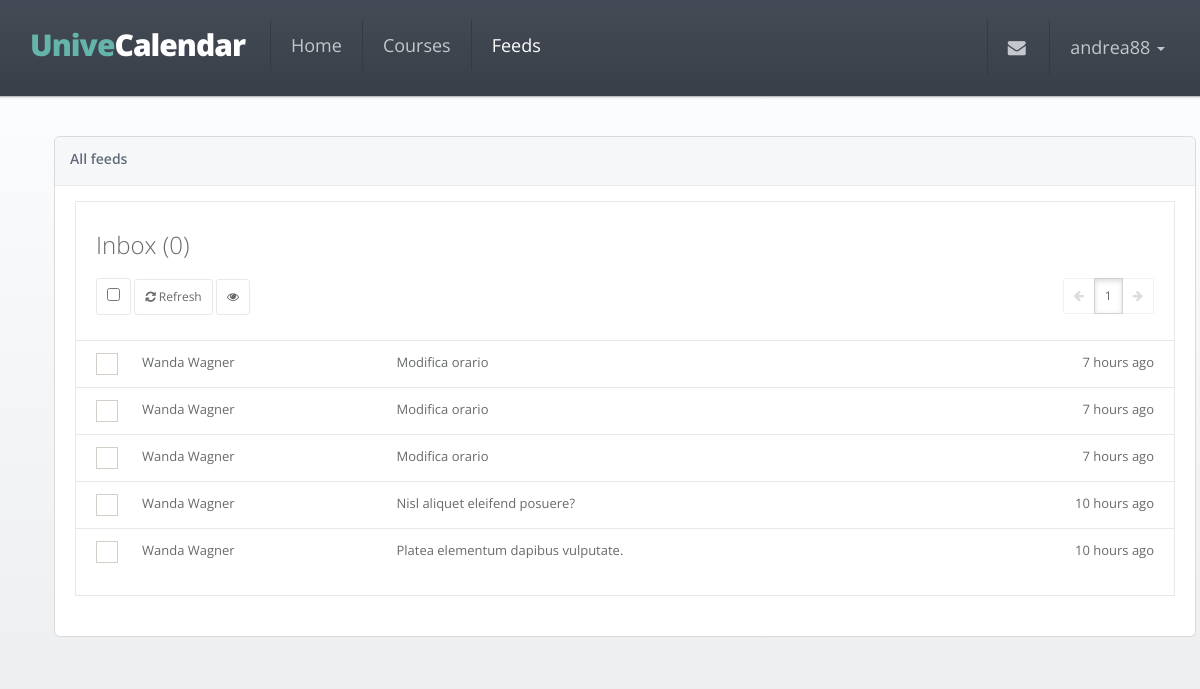
The app's page /feeds (signed in) with its own data.
### app/models.py (models this page shows, shortened)
class User(UserMixin, db.Model):
    __tablename__ = 'users'
    id = db.Column(db.Integer, primary_key=True)
    email = db.Column(db.String(64), unique=True)
    username = db.Column(db.String(64), unique=True)
    password_hash = db.Column(db.String(128))
    confirmed = db.Column(db.Boolean, default=False)
    member_since = db.Column(db.DateTime(), default=datetime.utcnow)
    last_seen = db.Column(db.DateTime(), default=datetime.utcnow)
    avatar_hash = db.Column(db.String(32))
    telegram_chat_id = db.Column(db.String(64))
    courses = db.relationship('Course',
                              backref='user_id',
                              secondary=follows,
                              lazy='dynamic')
    feeds = db.relationship('Feed',
                            backref='user_id',
                            secondary=reads,
                            lazy='dynamic')
    @property
    def password(self):
        raise AttributeError('Not readable')
    def has_read(self, feed):
        return self.feeds.filter_by(id=feed.id).first() is not None
    def ping(self):
        self.last_seen = datetime.utcnow()
        db.session.add(self)

class Feed(db.Model):
    __tablename__ = 'feeds'
    id = db.Column(db.Integer, primary_key=True)
    title = db.Column(db.String(64))
    body = db.Column(db.Text)
    timestamp = db.Column(db.DateTime, index=True, default=datetime.utcnow)
    professor_id = db.Column(db.Integer, db.ForeignKey('professors.id'))
    users = db.relationship('User',
                            secondary=reads,
                            backref=db.backref('feed_id', lazy='dynamic'),
                            lazy='dynamic')
    @property
    def author(self):
        return self.professor.first_name + ' ' + self.professor.last_name
    @property
    def gravatar(self):
        return self.professor.gravatar()

class Professor(db.Model):
    __tablename__ = 'professors'
    id = db.Column(db.Integer, primary_key=True)
    first_name = db.Column(db.String(64))
    last_name = db.Column(db.String(64))
    email = db.Column(db.String(64), unique=True)
    avatar_hash = db.Column(db.String(32))
    courses = db.relationship('Course',
                              backref='professor',
                              lazy='joined')
    feeds = db.relationship('Feed',
                            backref='professor',
                            lazy='dynamic')
    def gravatar(self, size=100, default='identicon', rating='g'):
        if request.is_secure:
            url = 'https://secure.gravatar.com/avatar'
        else:
            url = 'http://www.gravatar.com/avatar'
        hash = self.avatar_hash or hashlib.md5(
            self.email.encode('utf-8')).hexdigest()
        return '{url}/{hash}?s={size}&d={default}&r={rating}'.format(
            url=url, hash=hash, size=size, default=default, rating=rating)

### app/main/views.py (the view)
@main.route('/feeds')
@login_required
def feeds():
    page = request.args.get('page', 1, type=int)
    query = user_feeds_query()
    if not query:
        return render_template('feeds.html')
    pagination = query.order_by(Feed.timestamp.desc()).paginate(
        page, per_page=current_app.config['FEEDS_PER_PAGE'],
        error_out=False)
    feeds = pagination.items
    return render_template('feeds.html', feeds=feeds, pagination=pagination)

### app/auth/views.py (called while the page is built)
@auth.before_app_request
def before_request():
    if current_user.is_authenticated:
        current_user.ping()
        if not current_user.confirmed \
                and request.endpoint[:5] != 'auth.' \
                and request.endpoint != 'static':
            return redirect(url_for('auth.unconfirmed'))

### app/main/views.py (called while the page is built)
@babel.localeselector
def get_locale():
    return request.accept_languages.best_match(
        current_app.config['LANGUAGES'].keys())

@main.after_app_request
def after_request(response):
    for query in get_debug_queries():
        if query.duration >= current_app.config['SLOW_DB_QUERY_TIME']:
            current_app.logger.warning(
                'Slow query: %s\nParameters: %s\nDuration: %fs\nContext: %s\n'
                % (query.statement, query.parameters, query.duration,
                   query.context))
    return response

@main.before_request
@login_required
def before_request():
    g.unread = count_unread_feeds()
    g.latest = get_latest_feeds(3)
    g.locale = get_locale()

def user_feeds_query():
    if not current_user.courses.count():
        return
    professor_ids = set([c.professor_id for c in current_user.courses])
    return Feed.query.filter(Feed.professor_id.in_(professor_ids))

def get_latest_feeds(n=5):
    query = user_feeds_query()
    if query is not None:
        return query.order_by(Feed.timestamp.desc()).limit(n).all()

def count_unread_feeds():
    query = user_feeds_query()
    if query is not None:
        return query.filter(~Feed.users.contains(current_user)).count()

### app/models.py (called while the page is built)
@login_manager.user_loader
def load_user(user_id):
    return User.query.get(int(user_id))

### app/templates/feeds.html (shortened to what this page needs)
{% extends 'base.html' %}
{% set active_page='feeds' %}
{% block styles %}
    {{ super() }}
    <link href="{{ url_for('static', filename='css/plugins/iCheck/custom.css') }}" rel="stylesheet">
{% endblock %}
{% block content %}
    <div class="row">
        <div class="col-lg-12 animated fadeInRight">
            <div class="ibox float-e-margins">
                <div class="ibox-title">
                    <h5>{{ gettext('All feeds') }} </h5>
                </div>
                <div class="ibox-content">
                    <div class="mail-box-header">
                        <h2>
                            {{ gettext('Inbox') }} {% if g.unread > 0 %}({{ g.unread }}) {% else %} (0) {% endif %}
                        </h2>
                        <div class="mail-tools tooltip-demo m-t-md">
                            {% if feeds %}
                                <button class="btn btn-white btn-sm" data-toggle="tooltip" data-placement="top" title="{{ gettext('Select/deselect all') }}">
                                    <input type="checkbox" id="checkAll" onchange="selectAll()"/>
                                </button>
                                <a href="{{ url_for('main.feeds') }}" class="btn btn-white btn-sm" data-toggle="tooltip" data-placement="top" title="{{ gettext('Check feeds') }}">
                                    <i class="fa fa-refresh"></i> {{ gettext('Refresh') }}
                                </a>
                                <button class="btn btn-white btn-sm" onclick="markAsRead()" data-toggle="tooltip" data-placement="top" title="{{ gettext('Mark as read') }}">
                                    <i class="fa fa-eye"></i>
                                </button>
                                {{ macros.pagination_widget(pagination, 'main.feeds') }}
                            {% endif %}
                        </div>
                    </div>
                    <div class="mail-box">
                        <table class="table table-hover table-mail">
                            <tbody>
                            {% if not feeds %}
                                <p class="text-center">
                                    {{ gettext('No feed found') }}
                                </p>
                            {% else %}
                                {% for feed in feeds %}
                                    <tr class="{% if current_user.has_read(feed) %}read{% else %}unread{% endif %}">
                                        <td class="check-mail">
                                        </td>
                                        <td class="mail-contact">
                                            <a href="{{ url_for('main.feed', id=feed.id) }}">{{ feed.author }}</a>
                                        </td>
                                        <td class="mail-subject">
                                            <a href="{{ url_for('main.feed', id=feed.id) }}">{{ feed.title }}</a>
                                        </td>
                                        <td class="text-right mail-date">{{ moment(feed.timestamp).fromNow() }}</td>
                                    </tr>
                                {% endfor %}
                            {% endif %}
                            </tbody>
                        </table>
                    </div>
                </div>
            </div>
        </div>
    </div>
{% endblock %}

### app/templates/base.html (shortened to what this page needs)
{% import "_macros.html" as macros %}
<!DOCTYPE html>
<html>
<head>
    {% block styles %}
        <link rel="stylesheet" href="https://maxcdn.bootstrapcdn.com/bootstrap/3.3.5/css/bootstrap.min.css" >
        <link rel="stylesheet" href="https://maxcdn.bootstrapcdn.com/font-awesome/4.4.0/css/font-awesome.min.css">
        <link href="{{ url_for('static', filename='css/animate.css') }}" rel="stylesheet">
        <link href="{{ url_for('static', filename='css/style.css') }}" rel="stylesheet">
    {% endblock %}
</head>
{% block body %}
    <body class="top-navigation">
    <div id="wrapper">
        <div id="page-wrapper" class="gray-bg">
            <div class="row border-bottom fancy-bg">
                <nav class="navbar navbar-static-top" role="navigation">
                    <div class="navbar-header">
                        <a href="{{ url_for('main.index') }}" class="navbar-brand" style="font-size: 30px">
                            <span class="text-navy">Unive</span>Calendar
                        </a>
                    </div>
                    <div class="navbar-collapse collapse" id="navbar">
                        {% set navigation_bar = [
                            (url_for('main.index'), 'home', 'Home'),
                            (url_for('main.courses'), 'courses', gettext('Courses')),
                            (url_for('main.feeds'), 'feeds', gettext('Feeds'))
                        ] -%}
                        <ul class="nav navbar-nav">
                            {% for href, id, caption in navigation_bar %}
                                <li{% if id == active_page %} class="active"{% endif %}>
                                    <a aria-expanded="false" role="button" href="{{ href|e }}">{{ caption|e }}
                                    </a>
                                </li>
                            {% endfor %}
                        </ul>
                        <ul class="nav navbar-top-links navbar-right">
                            <li class="dropdown">
                                <a class="dropdown-toggle count-info" data-toggle="dropdown" href="#">
                                    <i class="fa fa-envelope"></i>
                                </a>
                            </li>
                            <li class="dropdown">
                                <a aria-expanded="false" role="button" href="#" class="dropdown-toggle" data-toggle="dropdown">{{ current_user.username }} <span class="caret"></span></a>
                            </li>
                        </ul>
                    </div>
                </nav>
            </div>
            <div class="wrapper wrapper-content">
                <div class="container">
                    {% block content %}
                    {% endblock %}
                </div>
            </div>
        </div>
    </div>
    </body>
{% endblock %}
</html>

### app/templates/_macros.html (shortened to what this page needs)
{% macro pagination_widget(pagination, endpoint, fragment='') %}
    <div class="btn-group pull-right">
        <a class="btn btn-white btn-sm {% if not pagination.has_prev %}disabled{% endif %}"
           href="{% if pagination.has_prev %}{{ url_for(endpoint, page=pagination.prev_num, **kwargs) }}{{ fragment }}{% else %}#{% endif %}">
            <i class="fa fa-arrow-left"></i>
        </a>
        {% for p in pagination.iter_pages() %}
            {% if p %}
                {% if p == pagination.page %}
                    <a class="btn btn-white btn-sm active" href="{{ url_for(endpoint, page = p, **kwargs) }}{{ fragment }}">{{ p }}</a>
                {% else %}
                    <a class="btn btn-white btn-sm" href="{{ url_for(endpoint, page = p, **kwargs) }}{{ fragment }}">{{ p }}</a>
                {% endif %}
            {% endif %}
        {% endfor %}
        <a class="btn btn-white btn-sm {% if not pagination.has_next %}disabled{% endif %}"
           href="{% if pagination.has_next %}{{ url_for(endpoint, page=pagination.next_num, **kwargs) }}{{ fragment }}{% else %}#{% endif %}">
            <i class="fa fa-arrow-right"></i>
        </a>
    </div>
{% endmacro %}

### records on screen
User: username "andrea88"
Feed: author "Wanda Wagner", title "Modifica orario", timestamp "7 hours ago"
Feed: author "Wanda Wagner", title "Modifica orario", timestamp "7 hours ago"
Feed: author "Wanda Wagner", title "Modifica orario", timestamp "7 hours ago"
Feed: author "Wanda Wagner", title "Nisl aliquet eleifend posuere?", timestamp "10 hours ago"
Feed: author "Wanda Wagner", title "Platea elementum dapibus vulputate.", timestamp "10 hours ago"

### other values on screen
{{ caption|e }} "Home" "Courses" "Feeds"
{{ gettext('All feeds') }} "All feeds"
{{ gettext('Inbox') }} "Inbox"
{{ gettext('Refresh') }} "Refresh"
{{ p }} "1"
